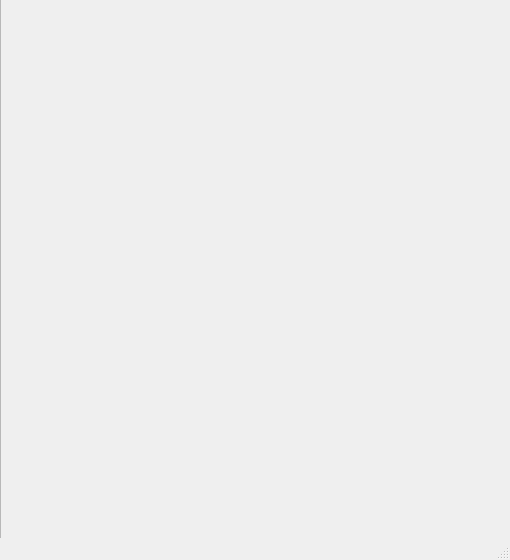
<?xml version="1.0" encoding="UTF-8"?>
<ui version="4.0">
 <class>MainWindow</class>
 <widget class="QMainWindow" name="MainWindow">
  <property name="geometry">
   <rect>
    <x>0</x>
    <y>0</y>
    <width>510</width>
    <height>560</height>
   </rect>
  </property>
  <property name="windowTitle">
   <string>MainWindow</string>
  </property>
  <widget class="QWidget" name="centralwidget">
   <widget class="QWidget" name="verticalLayoutWidget">
    <property name="geometry">
     <rect>
      <x>0</x>
      <y>-1</y>
      <width>511</width>
      <height>551</height>
     </rect>
    </property>
    <layout class="QVBoxLayout" name="verticalLayout">
     <item>
      <widget class="QFrame" name="frame">
       <property name="frameShape">
        <enum>QFrame::StyledPanel</enum>
       </property>
       <property name="frameShadow">
        <enum>QFrame::Raised</enum>
       </property>
      </widget>
     </item>
    </layout>
   </widget>
  </widget>
  <widget class="QStatusBar" name="statusbar"/>
 </widget>
 <resources/>
 <connections/>
</ui>
